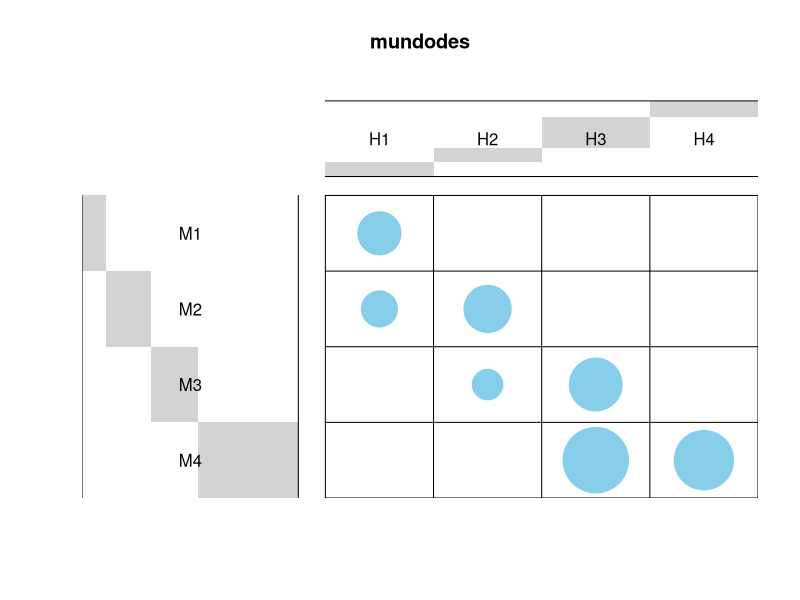
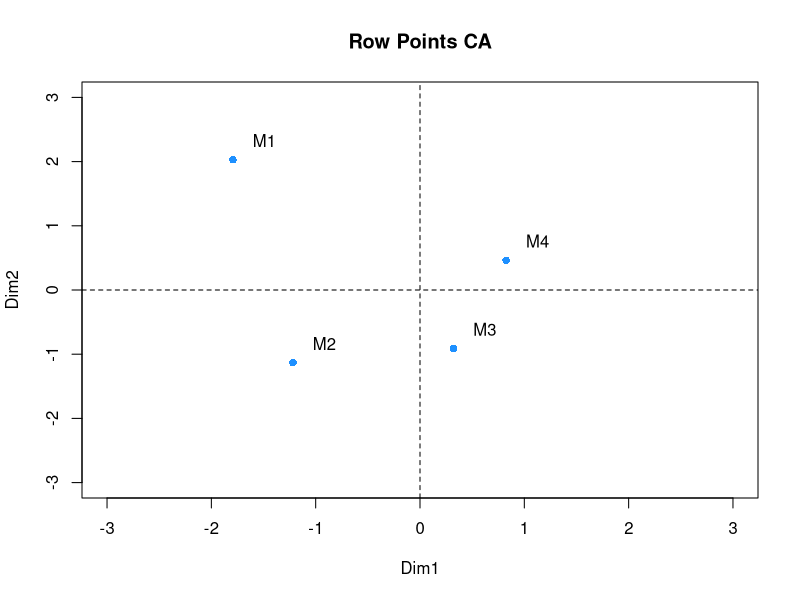
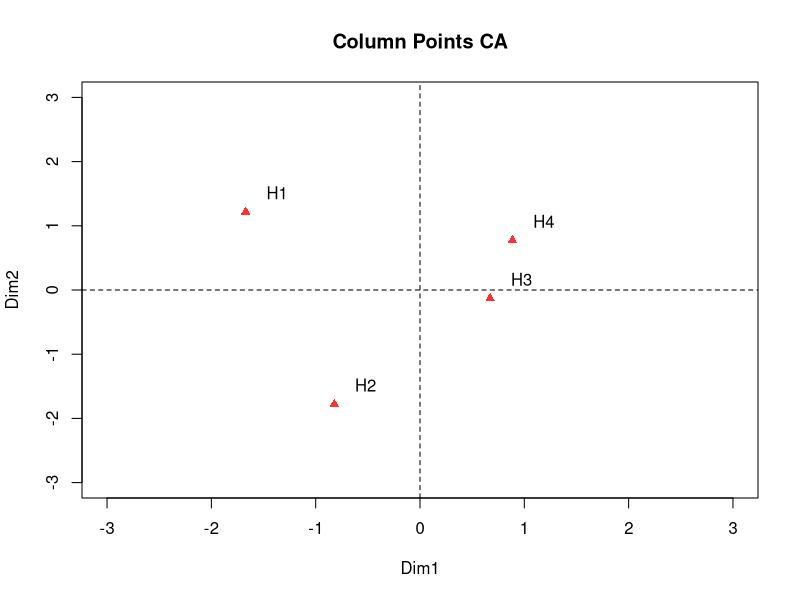
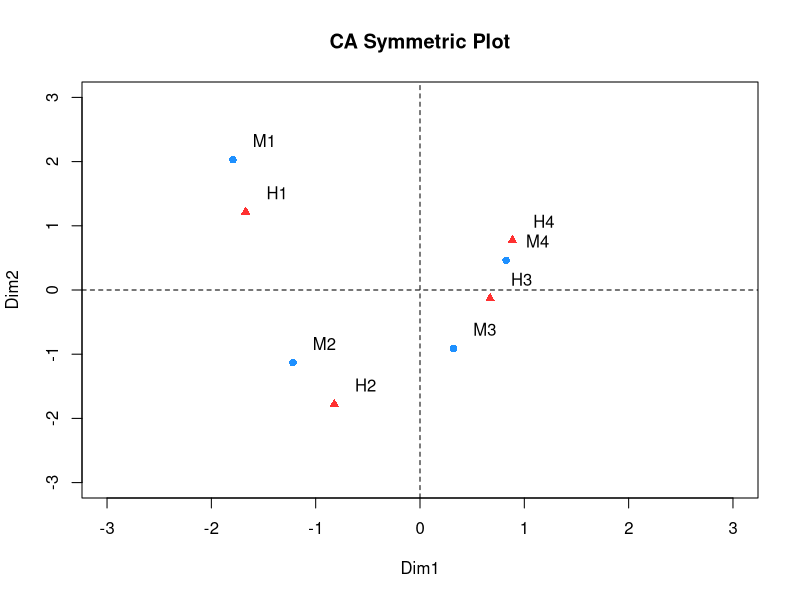

Source code (R) for these figures, in order:
# The dataset 'mundodes' represents 91 countries in which 6 variables have been observed: birth rate, death rate, infant mortality, life expectancy for men, life expectancy for women, and per capita GNP. From the dataset, the life expectancy for men and women has been taken. Four categories have been formed for both women and men. They are denoted as M1 and H1 for life expectancies between less than 41 years to 50 years, M2 and H2 for 51 to 60 years, M3 and H3 for 61 to 70 years, and M4 and H4 for between 71 to more than 80 years.

  # Perform a correspondence analysis of these data. What is the conclusion from the results of the simple correspondence analysis?

library("ca")
library("gplots")

mundodes <- matrix(c(10, 0, 0, 0,
                     7, 12, 0, 0,
                     0, 5, 15, 0,
                     0, 0, 23, 19), nrow = 4, byrow = T) # contingency table 

# Graphical display of contingency table

rownames <- c("M1", "M2", "M3", "M4") # row names
colnames <- c("H1", "H2", "H3", "H4") # column names

dimnames(mundodes) <- list(rownames, colnames)

mundodes_table <- as.table(mundodes) # convert data matrix as a table

balloonplot(t(mundodes_table), main = "mundodes", xlab = "", ylab = "", 
           label = FALSE, show.margins = FALSE) # each cell contains a dot whose size reflects the relative magnitude of the corresponding component

n <- sum(mundodes) # frequency

# Correspondence Analysis 

help("ca") # performs CA including supplementary row and/or column points

corres <- ca(mundodes, nd = 2) # two-dimension correspondence analysis 

Cr <- corres$rowcoord # rows coordinates
plot(Cr, xlim = range(-3, 3), ylim = range(-3, 3), main = "Row Points CA", xlab = "Dim1", ylab = "Dim2", lwd = 1, col = "dodgerblue1",  pch = 16)
text(Cr + 0.3, labels = c("M1", "M2", "M3", "M4"), col = 1, lwd = 2)
abline(h = 0, lty = 2)
abline(v = 0, lty = 2)

Cc <-corres$colcoord  # columns coordinates
plot(Cc, xlim = range(-3, 3), ylim = range(-3, 3), main = "Column Points CA", xlab = "Dim1", ylab = "Dim2", lwd = 1, col = "firebrick1", pch = 17)
text(Cc + 0.3, labels = c("H1", "H2", "H3", "H4"), col = 1, lwd = 4)
abline(h = 0, lty = 2)
abline(v = 0, lty = 2)

# Symmetric plot

  # Symmetric plot represents the row and column profiles simultaneously in a common space.

plot(Cr, xlim = range(-3, 3), ylim = range(-3, 3), main = "CA Symmetric Plot", xlab = "Dim1", ylab = "Dim2", lwd = 1, col = "dodgerblue1",  pch = 16)
points(Cc, col = "firebrick1", pch = 17)
text(Cr + 0.3, labels = c("M1", "M2", "M3", "M4"), col = 1, lwd = 2)
text(Cc + 0.3, labels = c("H1", "H2", "H3", "H4"), col = 1, lwd = 4)
abline(h = 0, lty = 2)
abline(v = 0, lty = 2) # both rows (blue points) and columns (red triangles) are represented in the same space using the principal coordinates

# Chi-square Test 

chisq <- chisq.test(mundodes) # reject null hypothesis; i.e. row and column variables are statistically significantly associated 
